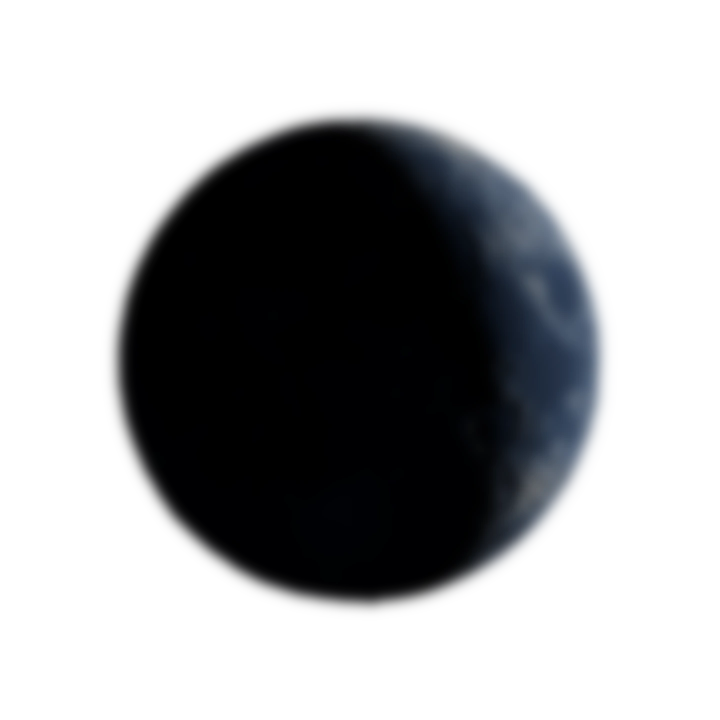
#> input picture assets/moons/render-test/crescent-real-frost.webp, 1440 x 1440 px, given in place of crescent-real-frost.webp.png, which was not available (shown at 1/2 size)
$ python glow.py ../../assets/moons/render-test/crescent-real-frost.webp
#> lines starting #> are read from the running program, lines starting #| are printed output that depends on the picture
"""Rim glow for a rendered moon, and the web-size images for the compare page (2026-11-07 test).

  python3 tools/moon-render/glow.py eclipse [--strength 1.0]

The glow is made from the moon's own lit rim, not a stock halo: the render's light, blurred at
several widths and summed (a tight bright core and a long soft tail), kept mostly outside the disc,
so the colour shift along the rim (teal → magenta on the Eclipse) carries into the glow.
Writes to out/web/:
  <id>-4k.webp       the moon, 4096 px, transparent (disc = 0.8 of the width)
  <id>-1440.webp     the same at 1440 px
  <id>-glow.webp     glow on black, 2048 px with the disc 1024 px across (GLOW_PAD 2 like the app),
                     for additive (plus-lighter) blending
  <id>-glow-a.webp   the same glow as colour + straight alpha (screen baked in, as bake-drag.py does),
                     for an app that can't blend
Glow is a user-requested test only (2026-11-07); not in the app.
"""

import sys
from pathlib import Path

import numpy as np
from PIL import Image

HERE = Path(__file__).resolve().parent
mid = sys.argv[1]
strength = float(sys.argv[sys.argv.index('--strength') + 1]) if '--strength' in sys.argv else 1.0
web = HERE / 'out' / 'web'
web.mkdir(parents=True, exist_ok=True)

moon8 = Image.open(HERE / 'out' / f'{mid}.png').convert('RGBA')  # Pillow reads 16-bit RGBA PNG as 8-bit
#> moon8 is the input picture: PIL image 1440x1440 RGBA; mean R, G, B, A 21.2, 24, 28.1, 89.7
moon8.save(web / f'{mid}-4k.webp', quality=95, method=6)
moon8.resize((1440, 1440), Image.LANCZOS).save(web / f'{mid}-1440.webp', quality=95, method=6)

# Glow canvas: 2048 px, disc 1024 px, centred. The render's disc is 0.8 of its width.
G, DISC = 2048, 1024
side = round(DISC / 0.8)
small = moon8.resize((side, side), Image.LANCZOS)
canvas = Image.new('RGBA', (G, G), (0, 0, 0, 0))
#> canvas: PIL image 2048x2048 RGBA; every value is 0
canvas.paste(small, ((G - side) // 2, (G - side) // 2))
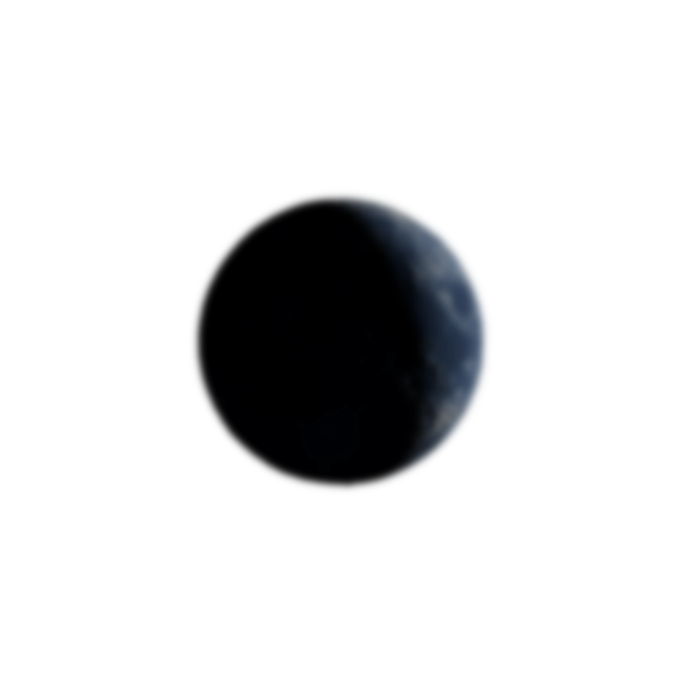
#> canvas: PIL image 2048x2048 RGBA (shown at 1/3 size); mean R, G, B, A 2.5, 2.9, 3.7, 35.1; transparent parts drawn white
a = np.asarray(canvas, dtype=np.float32) / 255
lin = np.where(a[..., :3] <= 0.04045, a[..., :3] / 12.92, ((a[..., :3] + 0.055) / 1.055) ** 2.4)
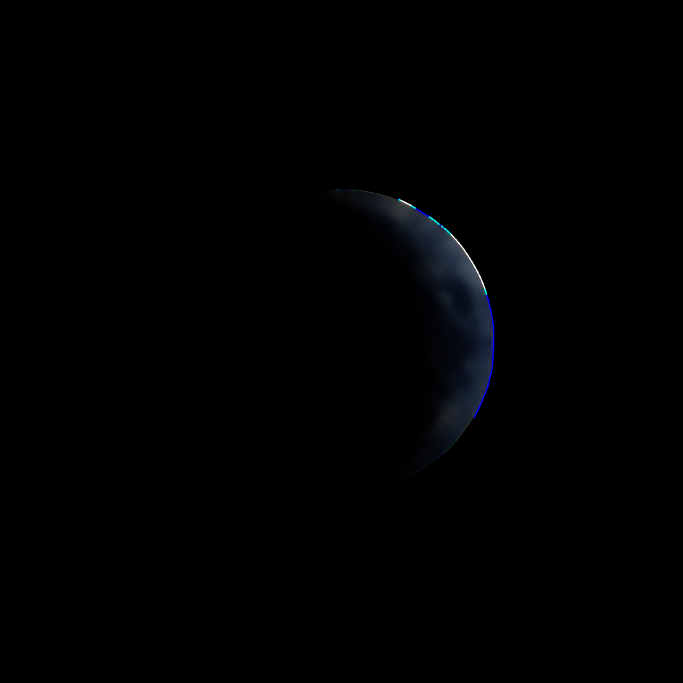
#> lin: shape (2048, 2048, 3) float32 (shown at 1/3 size); mean R, G, B 0.00269, 0.00361, 0.00543
light = lin * a[..., 3:4]  # premultiplied light, linear
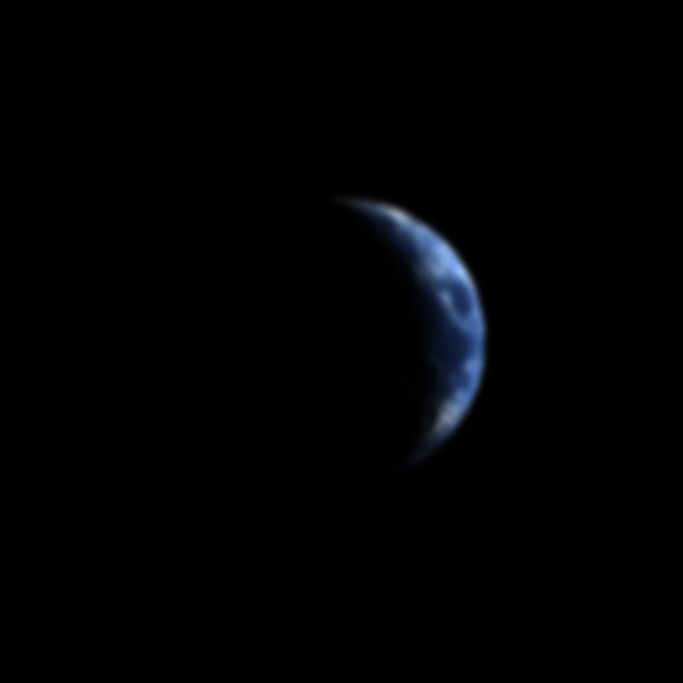
#> light: shape (2048, 2048, 3) float32 (shown at 1/3 size); mean R, G, B 0.00141, 0.00197, 0.00295; drawn with min black and max white


FY = np.fft.fftfreq(G)[:, None]
FX = np.fft.rfftfreq(G)[None, :]
#> (the run stopped early here; a loop or call above may not have finished)
